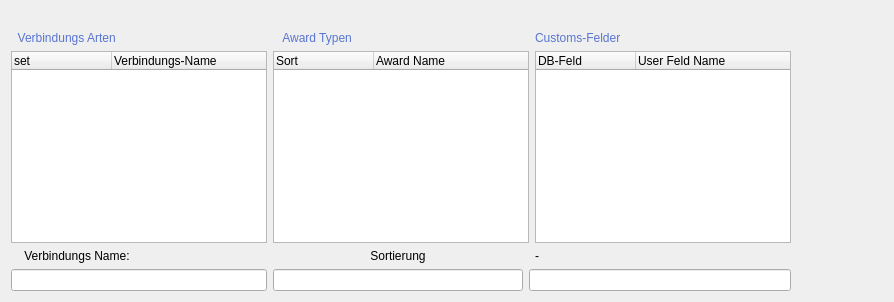
     <widget class="QWidget" name="tab_2">
      <attribute name="title">
       <string>Verbindungen -AWD -Custom</string>
      </attribute>
      <layout class="QGridLayout" name="gridLayout">
       <item row="0" column="0" colspan="6">
        <widget class="QLabel" name="label_4">
         <property name="text">
          <string/>
         </property>
        </widget>
       </item>
       <item row="1" column="0">
        <widget class="QLabel" name="label_3">
         <property name="palette">
          <palette>
           <active>
            <colorrole role="WindowText">
             <brush brushstyle="SolidPattern">
              <color alpha="255">
               <red>88</red>
               <green>117</green>
               <blue>209</blue>
              </color>
             </brush>
            </colorrole>
           </active>
           <inactive>
            <colorrole role="WindowText">
             <brush brushstyle="SolidPattern">
              <color alpha="255">
               <red>88</red>
               <green>117</green>
               <blue>209</blue>
              </color>
             </brush>
            </colorrole>
           </inactive>
           <disabled>
            <colorrole role="WindowText">
             <brush brushstyle="SolidPattern">
              <color alpha="255">
               <red>119</red>
               <green>119</green>
               <blue>119</blue>
              </color>
             </brush>
            </colorrole>
           </disabled>
          </palette>
         </property>
         <property name="text">
          <string>  Verbindungs Arten</string>
         </property>
        </widget>
       </item>
       <item row="1" column="1" colspan="2">
        <widget class="QLabel" name="label_2">
         <property name="palette">
          <palette>
           <active>
            <colorrole role="WindowText">
             <brush brushstyle="SolidPattern">
              <color alpha="255">
               <red>88</red>
               <green>117</green>
               <blue>209</blue>
              </color>
             </brush>
            </colorrole>
           </active>
           <inactive>
            <colorrole role="WindowText">
             <brush brushstyle="SolidPattern">
              <color alpha="255">
               <red>88</red>
               <green>117</green>
               <blue>209</blue>
              </color>
             </brush>
            </colorrole>
           </inactive>
           <disabled>
            <colorrole role="WindowText">
             <brush brushstyle="SolidPattern">
              <color alpha="255">
               <red>119</red>
               <green>119</green>
               <blue>119</blue>
              </color>
             </brush>
            </colorrole>
           </disabled>
          </palette>
         </property>
         <property name="text">
          <string>   Award Typen</string>
         </property>
        </widget>
       </item>
       <item row="1" column="3">
        <widget class="QLabel" name="label_24">
         <property name="palette">
          <palette>
           <active>
            <colorrole role="WindowText">
             <brush brushstyle="SolidPattern">
              <color alpha="255">
               <red>88</red>
               <green>117</green>
               <blue>209</blue>
              </color>
             </brush>
            </colorrole>
           </active>
           <inactive>
            <colorrole role="WindowText">
             <brush brushstyle="SolidPattern">
              <color alpha="255">
               <red>88</red>
               <green>117</green>
               <blue>209</blue>
              </color>
             </brush>
            </colorrole>
           </inactive>
           <disabled>
            <colorrole role="WindowText">
             <brush brushstyle="SolidPattern">
              <color alpha="255">
               <red>146</red>
               <green>145</green>
               <blue>144</blue>
              </color>
             </brush>
            </colorrole>
           </disabled>
          </palette>
         </property>
         <property name="text">
          <string>Customs-Felder</string>
         </property>
        </widget>
       </item>
       <item row="2" column="0">
        <widget class="QTreeWidget" name="lineList">
         <property name="font">
          <font>
           <weight>50</weight>
           <bold>false</bold>
          </font>
         </property>
         <property name="focusPolicy">
          <enum>Qt::NoFocus</enum>
         </property>
         <property name="rootIsDecorated">
          <bool>false</bool>
         </property>
         <column>
          <property name="text">
           <string>set</string>
          </property>
         </column>
         <column>
          <property name="text">
           <string>Verbindungs-Name</string>
          </property>
         </column>
        </widget>
       </item>
       <item row="2" column="1" colspan="2">
        <widget class="QTreeWidget" name="awdList">
         <property name="font">
          <font>
           <weight>50</weight>
           <bold>false</bold>
          </font>
         </property>
         <property name="focusPolicy">
          <enum>Qt::NoFocus</enum>
         </property>
         <property name="rootIsDecorated">
          <bool>false</bool>
         </property>
         <column>
          <property name="text">
           <string>Sort</string>
          </property>
         </column>
         <column>
          <property name="text">
           <string>Award Name</string>
          </property>
         </column>
        </widget>
       </item>
       <item row="2" column="3">
        <widget class="QTreeWidget" name="customsList">
         <property name="font">
          <font>
           <weight>50</weight>
           <bold>false</bold>
          </font>
         </property>
         <property name="rootIsDecorated">
          <bool>false</bool>
         </property>
         <column>
          <property name="text">
           <string>DB-Feld</string>
          </property>
         </column>
         <column>
          <property name="text">
           <string>User Feld Name</string>
          </property>
         </column>
        </widget>
       </item>
       <item row="2" column="5">
        <spacer>
         <property name="orientation">
          <enum>Qt::Horizontal</enum>
         </property>
         <property name="sizeHint" stdset="0">
          <size>
           <width>40</width>
           <height>20</height>
          </size>
         </property>
        </spacer>
       </item>
       <item row="3" column="0">
        <widget class="QLabel" name="label_8">
         <property name="text">
          <string>    Verbindungs Name:</string>
         </property>
        </widget>
       </item>
       <item row="3" column="1">
        <widget class="QLabel" name="label_9">
         <property name="text">
          <string>Sortierung</string>
         </property>
         <property name="alignment">
          <set>Qt::AlignCenter</set>
         </property>
        </widget>
       </item>
       <item row="3" column="3">
        <widget class="QLabel" name="labelUsrName">
         <property name="text">
          <string>-</string>
         </property>
        </widget>
       </item>
       <item row="4" column="0">
        <widget class="QLineEdit" name="LineNameEdit">
         <property name="font">
          <font>
           <weight>50</weight>
           <bold>false</bold>
          </font>
         </property>
        </widget>
       </item>
       <item row="4" column="1">
        <widget class="QLineEdit" name="AwdSetLineEdit">
         <property name="font">
          <font>
           <weight>50</weight>
           <bold>false</bold>
          </font>
         </property>
        </widget>
       </item>
       <item row="4" column="4">
        <spacer>
         <property name="orientation">
          <enum>Qt::Horizontal</enum>
         </property>
         <property name="sizeHint" stdset="0">
          <size>
           <width>40</width>
           <height>20</height>
          </size>
         </property>
        </spacer>
       </item>
       <item row="4" column="2" colspan="2">
        <widget class="QLineEdit" name="NameTypeLineEdit">
         <property name="enabled">
          <bool>true</bool>
         </property>
         <property name="font">
          <font>
           <weight>50</weight>
           <bold>false</bold>
          </font>
         </property>
        </widget>
       </item>
      </layout>
     </widget>
